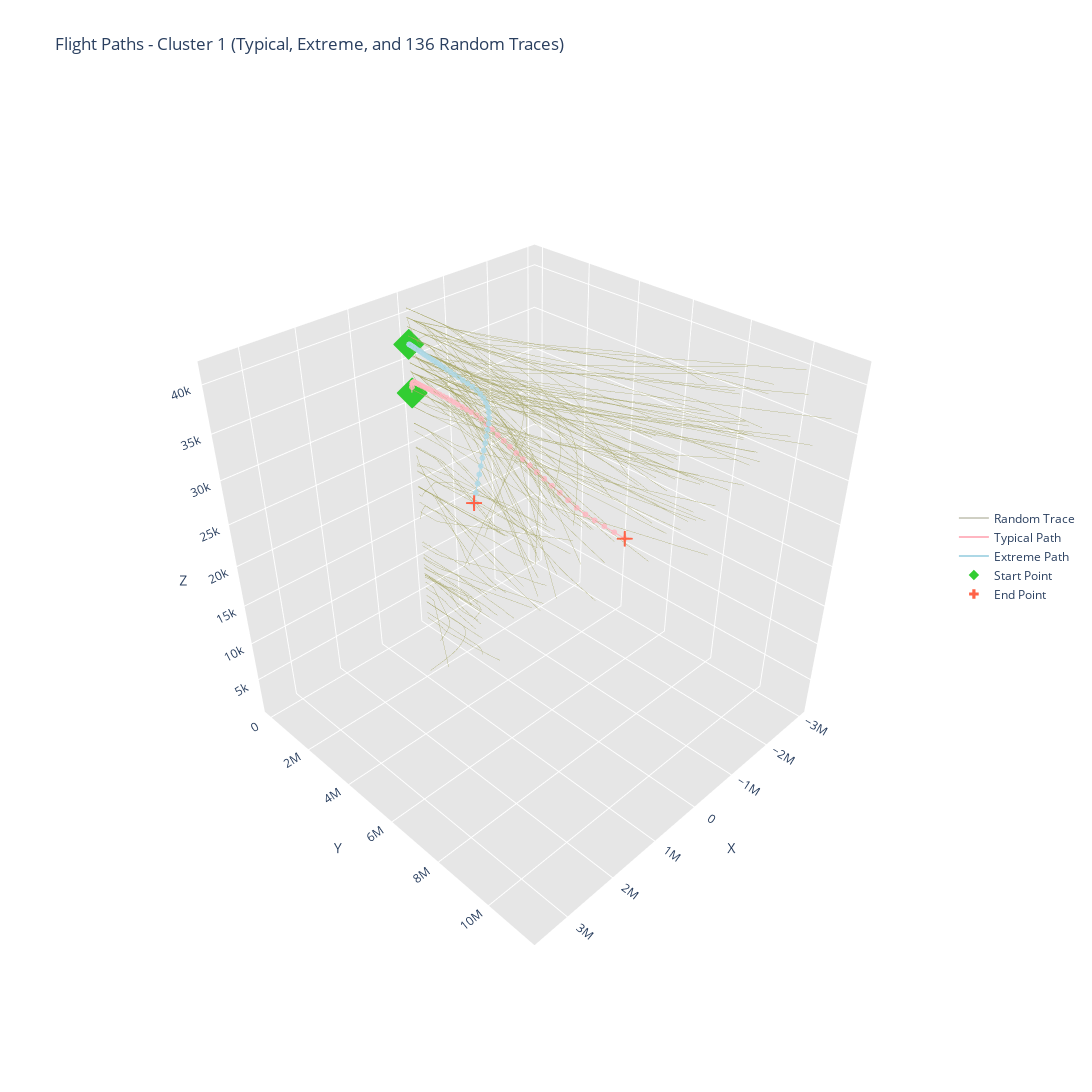

Source (notebook cell):
### Markdown cell above
Now we can see some very clear patterns start to emerge and our clusters begin to make sense. Not that the last trace is the noise category, and thus will contain many outliers. Now that we've gotten a decenct view of all the clusters, lets look at our clusters individually to get higher degree of granularity.

### Individual cluster visualizations

We are going to do 2 plots for each of the clusters. The first contains 2 select traces from each cluster calculated with _10_clustering.py. They are:

The most "average" or "representative" trace within a cluster, determined by:
- Calculating the average distance from each point to all other points in the cluster
- Finding the point that has the smallest average distance to everything else
- You can think of this as finding the most "central" point in the cluster

And the most extreme trace within each cluster, determined by:
- Calculating the average distance from each point to all other points (same as above)
- Finding the point that has the largest average distance to everything else
- This identifies the point that's most "far away" from the rest of the cluster

The second plot will be simliar to the above, but only showing 50 random traces from the cluster we are currently analyzing.

Note: All plots below will have the z-axis auto-scaled, i.e. the x and y point distance will be equivalent to each other, but changes in the Z axis will actually be much greater than their real magnitude.

### Code cell
# Filter for Cluster 1, excluding typical and extreme traces
other_traces = trajectories[
    (trajectories['cluster'] == 8) & 
    (trajectories['is_most_typical'] == False) &
    (trajectories['is_most_extreme'] == False)
]

# Get unique segment IDs
unique_segments = other_traces['segment_id'].unique()

# Use all available segments except typical and extreme
selected_segment_ids = unique_segments

# Get typical and extreme traces for cluster 1
typical_trace = trajectories[
    (trajectories['cluster'] == 1) & 
    (trajectories['is_most_typical'] == True)
]

extreme_trace = trajectories[
    (trajectories['cluster'] == 1) & 
    (trajectories['is_most_extreme'] == True)
]

# Create the 3D scatter plot
fig = go.Figure()

# Add the random traces first
for segment_id in selected_segment_ids:
    trace_data = other_traces[other_traces['segment_id'] == segment_id]
    fig.add_trace(go.Scatter3d(
        x=trace_data['x'],
        y=trace_data['y'],
        z=trace_data['z'],
        mode='lines',
        name='Random Trace',
        line=dict(
            width=1,
            color='rgba(99, 99, 59, 0.6)'
        ),
        showlegend=bool(segment_id == selected_segment_ids[0])
    ))

# Add typical trace path
fig.add_trace(go.Scatter3d(
    x=typical_trace['x'],
    y=typical_trace['y'],
    z=typical_trace['z'],
    mode='lines+markers',
    name='Typical Path',
    line=dict(
        width=2,
        color='rgba(255, 182, 193, 1)'
    ),
    marker=dict(
        size=2,
        color='rgba(255, 182, 193, 1)',
        opacity=0.8
    )
))

# Add extreme trace path
fig.add_trace(go.Scatter3d(
    x=extreme_trace['x'],
    y=extreme_trace['y'],
    z=extreme_trace['z'],
    mode='lines+markers',
    name='Extreme Path',
    line=dict(
        width=2,
        color='rgba(173, 216, 230, 1)'
    ),
    marker=dict(
        size=2,
        color='rgba(173, 216, 230, 1)',
        opacity=0.8
    )
))

# Add start and end points for typical trace
fig.add_trace(go.Scatter3d(
    x=[typical_trace['x'].iloc[0]],
    y=[typical_trace['y'].iloc[0]],
    z=[typical_trace['z'].iloc[0]],
    mode='markers',
    name='Start Point',
    marker=dict(
        size=8,
        symbol='diamond',
        color='rgba(50, 205, 50, 1)',
        opacity=1
    )
))

fig.add_trace(go.Scatter3d(
    x=[typical_trace['x'].iloc[49]],
    y=[typical_trace['y'].iloc[49]],
    z=[typical_trace['z'].iloc[49]],
    mode='markers',
    name='End Point',
    marker=dict(
        size=8,
        symbol='cross',
        color='rgba(255, 99, 71, 1)',
        opacity=1
    )
))

# Add start and end points for extreme trace
fig.add_trace(go.Scatter3d(
    x=[extreme_trace['x'].iloc[0]],
    y=[extreme_trace['y'].iloc[0]],
    z=[extreme_trace['z'].iloc[0]],
    mode='markers',
    showlegend=False,
    marker=dict(
        size=8,
        symbol='diamond',
        color='rgba(50, 205, 50, 1)',
        opacity=1
    )
))

fig.add_trace(go.Scatter3d(
    x=[extreme_trace['x'].iloc[49]],
    y=[extreme_trace['y'].iloc[49]],
    z=[extreme_trace['z'].iloc[49]],
    mode='markers',
    showlegend=False,
    marker=dict(
        size=8,
        symbol='cross',
        color='rgba(255, 99, 71, 1)',
        opacity=1
    )
))

# Update layout
fig.update_layout(
    title=f'Flight Paths - Cluster 1 (Typical, Extreme, and {len(selected_segment_ids)} Random Traces)',
    scene=dict(
        camera=dict(
            up=dict(x=0, y=0, z=1),
            center=dict(x=0, y=0, z=0),
            eye=dict(x=1.5, y=1.5, z=1.5)
        ),
        aspectmode='cube',
        xaxis=dict(
            title='X',
            showbackground=True,
            backgroundcolor='rgb(230, 230, 230)'
        ),
        yaxis=dict(
            title='Y',
            showbackground=True,
            backgroundcolor='rgb(230, 230, 230)'
        ),
        zaxis=dict(
            title='Z',
            showbackground=True,
            backgroundcolor='rgb(230, 230, 230)'
        )
    ),
    width=1600,
    height=1200,
    showlegend=True,
    legend=dict(
        yanchor="middle", 
        y=0.5,
        xanchor="right",
        x=1.1
    )
)

# Display and save
fig.show()
pio.write_image(fig, "flight_path_comparison.png")
